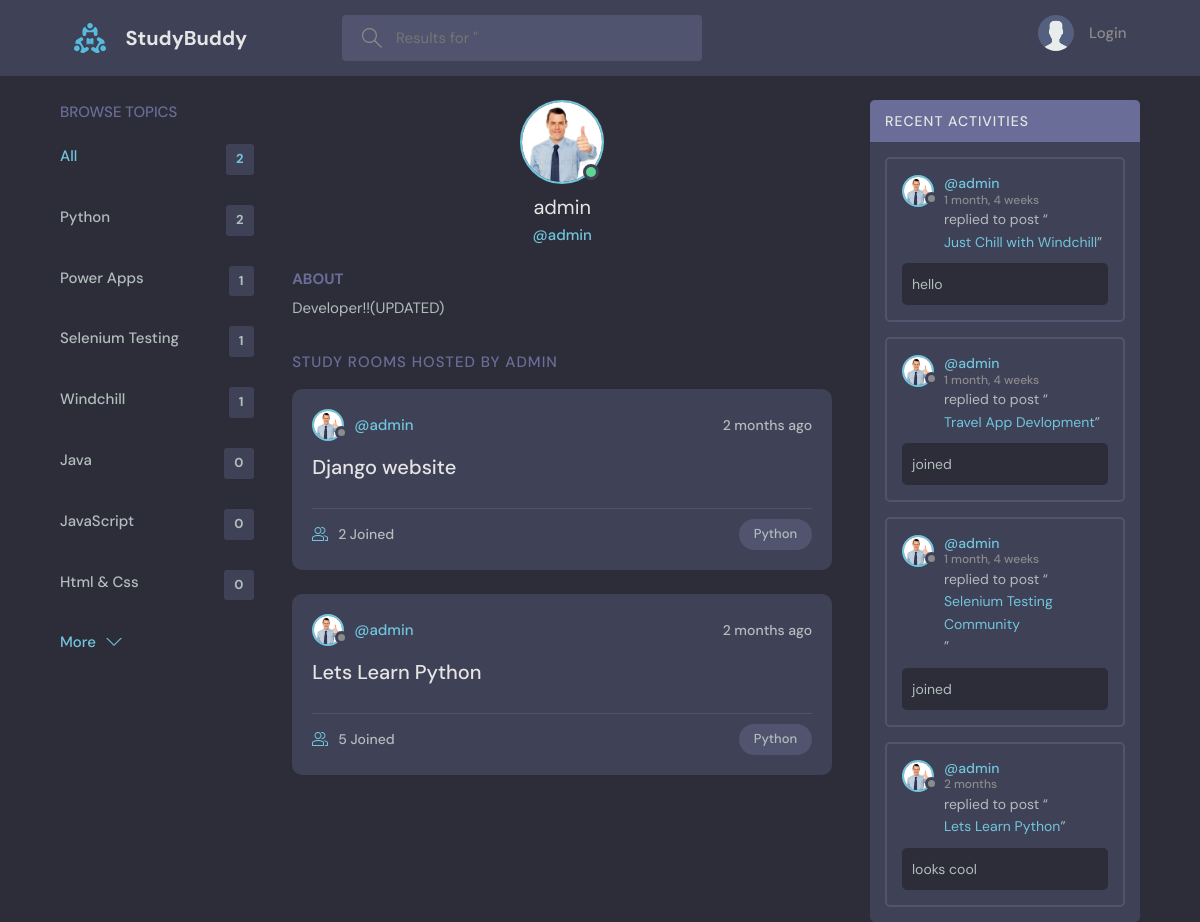
The app's page /profile/1 with its own data.
### base/models.py (models this page shows, shortened)
class User(AbstractUser):
    name = models.CharField(max_length=200, null= True)
    email = models.EmailField(unique=True,null=True)
    bio = models.TextField(null=True)
    avatar= models.ImageField(null=True, default="avatar.svg")
    USERNAME_FIELD: str='email'
    REQUIRED_FIELDS: list[str] = []

class Topic(models.Model):
    name = models.CharField(max_length=200) # group name

class Room(models.Model):
    host =  models.ForeignKey(User,on_delete=models.SET_NULL, null=True)
    topic = models.ForeignKey(Topic,on_delete=models.SET_NULL, null=True) # Single topic may have many rooms ==> single to Many RELATIONSHIP
    name = models.CharField(max_length=200)
    description = models.TextField(null=True,blank=True)
    participants = models.ManyToManyField(User,related_name='participants',blank=True) # many to many relationship
    updated = models.DateTimeField(auto_now=True)
    created = models.DateTimeField(auto_now_add=True)
    def __str__(self) -> str:
        return self.name
    class Meta:
        ordering = ['-updated','-created']

class Message(models.Model):
    user = models.ForeignKey(User,on_delete=models.CASCADE)# one user can do many messages ==> one to many RELATIONSHIP
    room = models.ForeignKey(Room,on_delete=models.CASCADE) #Single room contain many message==> single to Many RELATIONSHIP
    body = models.TextField()
    updated = models.DateTimeField(auto_now=True)
    created = models.DateTimeField(auto_now_add=True)
    def __str__(self) -> str:
        return self.body[:50]
    class Meta:
        ordering = ['-created']

### base/views.py (the view)
# urls.py: path('profile/<str:pk>', views.userProfile, name='user-profile'),
def userProfile(request,pk):
    user = User.objects.get(pk=pk)
    rooms = user.room_set.all()   # type: ignore
    room_messages = user.message_set.all()  # type: ignore
    topics = Topic.objects.all()
    context ={
        'user':user,
        'rooms':rooms,
        'room_messages':room_messages,
        'topics':topics,
    }
    return render(request,'profile.html', context)

### base/templates/profile.html (shortened to what this page needs)
{% extends 'base.html' %} {% block content_block %}
<main class="profile-page layout layout--3">
  <div class="container">
    <div>
      {% include 'topics_component.html' %}
    </div>
    <div class="roomList">
      <div class="profile">
        <div class="profile__avatar">
          <div class="avatar avatar--large active">
            <img src="{{user.avatar.url}}" />
          </div>
        </div>
        <div class="profile__info">
          <h3>{{user.username}}</h3>
          <p>@{{user.username}}</p>
        </div>
        <div class="profile__about">
          <h3>About</h3>
          <p>
            {{user.bio}}
          </p>
        </div>
      </div>
      <div class="roomList__header">
        <div>
          <h2>Study Rooms Hosted by {{user.username}}</a>
          </h2>
        </div>
      </div>
      <div>
        {% include 'feed_component.html' %}
      </div>
    </div>
    <div>
      {% include 'activity_component.html' %}
    </div>
  </div>
</main>
{% endblock content_block %}

### base/templates/topics_component.html
<div class="topics">
  <div class="topics__header">
    <h2>Browse Topics</h2>
  </div>
  <ul class="topics__list">
    <li>
      <a href="{% url 'home' %}" class="active">All <span>{{rooms.count}}</span></a>
    </li>
    {% for topic in topics %}
    <li>
      <a href="{% url 'home' %}?q={{topic.name}}">{{topic.name}} <span>{{topic.room_set.all.count}}</span></a>
    </li>
    {% endfor %}
  </ul>
  <a class="btn btn--link" href="{% url 'topics' %}">
    More
    <svg version="1.1" xmlns="http://www.w3.org/2000/svg" width="32" height="32" viewBox="0 0 32 32">
      <title>chevron-down</title>
      <path d="M16 21l-13-13h-3l16 16 16-16h-3l-13 13z"></path>
    </svg>
  </a>
</div>

### base/templates/feed_component.html (shortened to what this page needs)
{% for room in rooms %}
<div class="roomListRoom">
  <div class="roomListRoom__header">
    <a href="{% url 'user-profile' room.host.id %}" class="roomListRoom__author">
      <div class="avatar avatar--small">
        <img src="{{room.host.avatar.url}}" />
      </div>
      <span>@{{room.host.username}}</span>
    </a>
    <div class="roomListRoom__actions">
      <span>{{room.created | timesince}} ago</span>
    </div>
  </div>
  <div class="roomListRoom__content">
    <a href="{% url 'room' room.id %}">{{room.name}}</a>
  </div>
  <div class="roomListRoom__meta">
    <a href="{% url 'room' room.id %}" class="roomListRoom__joined">
      {{room.participants.all.count}} Joined
    </a>
    <p class="roomListRoom__topic">{{room.topic.name}}</p>
  </div>
</div>
{% endfor %}

### base/templates/activity_component.html (shortened to what this page needs)
<div class="activities">
  <div class="activities__header">
    <h2>Recent Activities</h2>
  </div>
  {% for message in room_messages %}
  <div class="activities__box">
    <div class="activities__boxHeader roomListRoom__header">
      <a href="{% url 'user-profile' message.user.id %}" class="roomListRoom__author">
        <div class="avatar avatar--small">
          <img src="{{message.user.avatar.url}}" />
        </div>
        <p>
          @{{message.user.username}}
          <span>{{message.created | timesince}}</span>
        </p>
      </a>
    </div>
    <div class="activities__boxContent">
      <p>replied to post “<a href="{% url 'room' message.room.id %}">{{message.room}}</a>”</p>
      <div class="activities__boxRoomContent">
        {{message}}
      </div>
    </div>
  </div>
  {% endfor %}
</div>

### records on screen
User: count "2", avatar (picture), username "admin", bio "Developer!!(UPDATED)", username "ADMIN"
Topic: name "Python", room_set.all.count "2"
Topic: name "Power Apps", room_set.all.count "1"
Topic: name "Selenium Testing", room_set.all.count "1"
Topic: name "Windchill", room_set.all.count "1"
Topic: name "Java", room_set.all.count "0"
Topic: name "JavaScript", room_set.all.count "0"
Topic: name "Html & Css", room_set.all.count "0"
Room: host.avatar (picture), host.username "admin", created "2 months", name "Django website", participants.all.count "2", topic.name "Python"
Room: host.avatar (picture), host.username "admin", created "2 months", name "Lets Learn Python", participants.all.count "5", topic.name "Python"
Message: user.avatar (picture), user.username "admin", created "1 month, 4 weeks", room "Just Chill with Windchill", body "hello"
Message: user.avatar (picture), user.username "admin", created "1 month, 4 weeks", room "Travel App Devlopment", body "joined"
Message: user.avatar (picture), user.username "admin", created "1 month, 4 weeks", room "Selenium Testing Community", body "joined"
Message: user.avatar (picture), user.username "admin", created "2 months", room "Lets Learn Python", body "looks cool"
